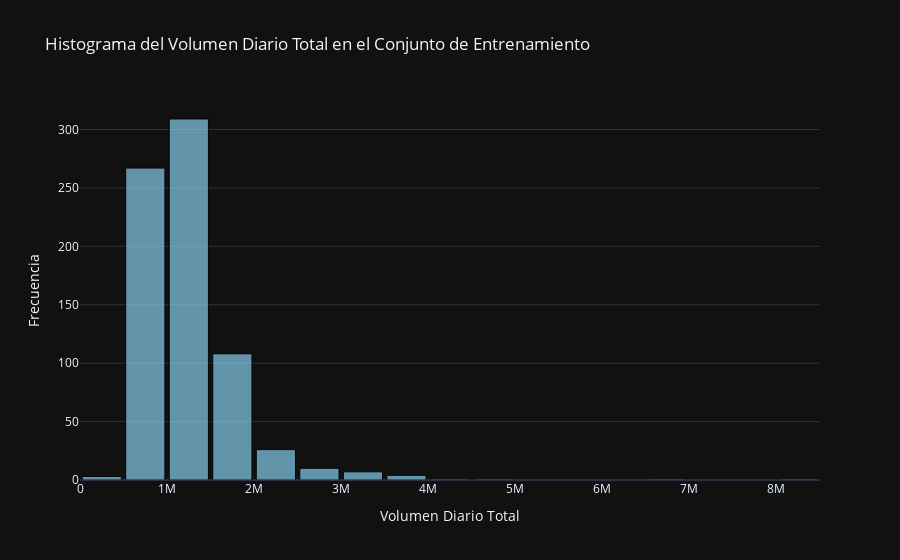

Notebook source saved alongside this figure:
### Markdown cell above
<span style="color:#1E90FF; font-weight:bold">For each day in the training set, calculate the total market volume of the day, and plot the histogram

### Code cell
# Graficar el histograma del volumen diario total en el conjunto de entrenamiento
algo.plot_training_volume_histogram()

### Figure 1 — Plotly figure (JSON) as saved in the notebook; plotly's stock layout.template omitted (floating-point values rounded to 4 significant figures; data arrays with more than 128 entries replaced by an {"elided": "..."} marker saying what was removed)
{"data": [{"marker": {"color": "skyblue", "line": {"color": "black", "width": 1}}, "nbinsx": 30, "opacity": 0.7, "type": "histogram", "x": {"elided": "738 int values"}}], "layout": {"bargap": 0.1, "title": {"text": "Histograma del Volumen Diario Total en el Conjunto de Entrenamiento"}, "xaxis": {"title": {"text": "Volumen Diario Total"}}, "yaxis": {"title": {"text": "Frecuencia"}}}}
